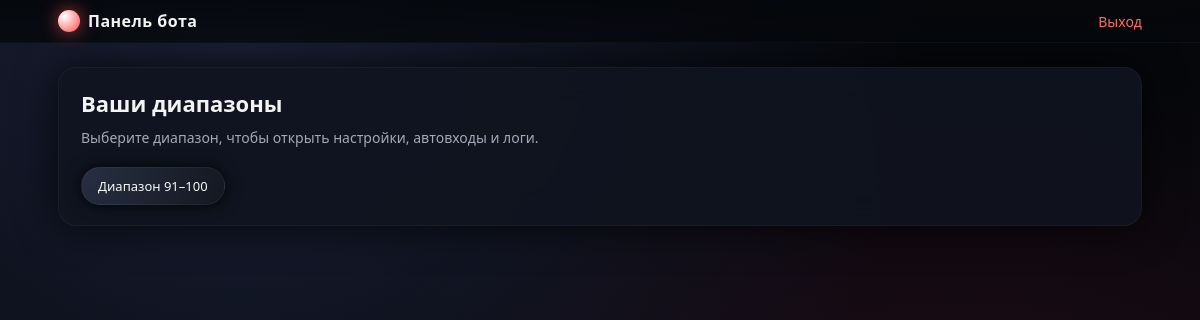
The app's page /cabinet (signed in), older data.
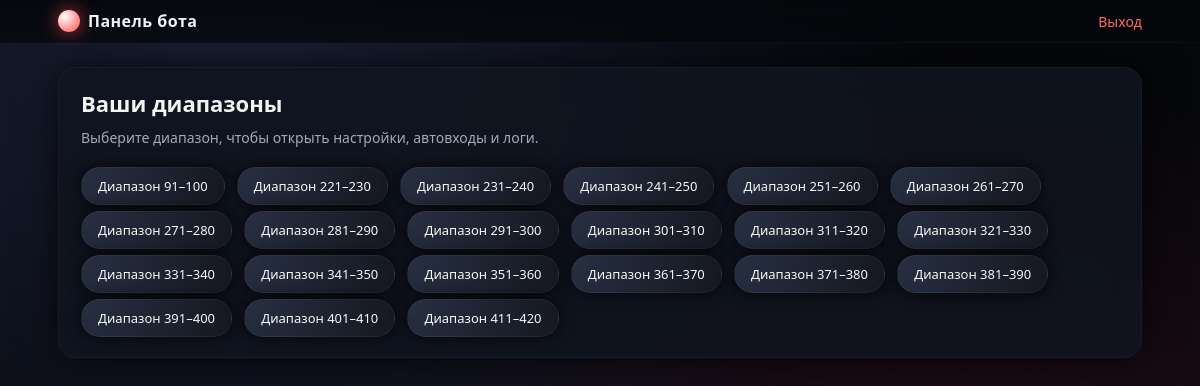
The same page, newer data.
### server.py (models this page shows)
class NumberRange(db.Model):
    id = db.Column(db.Integer, primary_key=True)
    user_id = db.Column(db.Integer, db.ForeignKey("user.id"), nullable=False)
    start = db.Column(db.Integer, nullable=False)
    end = db.Column(db.Integer, nullable=False)
    win_group = db.Column(db.String(8), default="right")  # "left" / "right"
    games_completed = db.Column(db.Integer, default=0)
    autologin_text = db.Column(db.Text)  # <-- ДОБАВЛЕНО
    jobs = db.relationship(
        "AutoLoginJob",
        backref="range",
        lazy=True,
        cascade="all, delete-orphan",
    )
    logs = db.relationship(
        "AutoLoginLog",
        backref="range",
        lazy=True,
        cascade="all, delete-orphan",
    )
    commands = db.relationship(
        "RangeCommand",
        backref="range",
        lazy=True,
        cascade="all, delete-orphan",
    )
    account_states = db.relationship(
        "AccountState",
        backref="range",
        lazy=True,
        cascade="all, delete-orphan",
    )
    client_updates = db.relationship(
        "ClientUpdate",
        backref="range",
        lazy=True,
        cascade="all, delete-orphan",
    )

### server.py (the view)
@app.route("/cabinet")
@login_required
def user_dashboard():
    user = current_user()
    ranges = NumberRange.query.filter_by(user_id=user.id).order_by(
        NumberRange.start
    ).all()
    return render_template(
        "user_dashboard.html",
        user=user,
        ranges=ranges,
    )

### server.py (called while the page is built)
def login_required(f):
    @wraps(f)
    def wrapper(*args, **kwargs):
        if "user_id" not in session:
            return redirect(url_for("login"))
        return f(*args, **kwargs)
    return wrapper

def current_user():
    if "user_id" not in session:
        return None
    return User.query.get(session["user_id"])

@app.context_processor
def inject_current_user():
    return {"current_user": current_user()}

    @property
    def is_staff(self) -> bool:
        return bool(self.is_admin or self.is_super_admin)

### templates/user_dashboard.html (shortened to what this page needs)
{% extends "base.html" %}
{% block content %}
<h2>Ваши диапазоны</h2>
<p>Выберите диапазон, чтобы открыть настройки, автовходы и логи.</p>
{% if not ranges %}
    <p style="margin-top:10px;">Админ ещё не выдал вам диапазоны.</p>
{% else %}
    <div style="margin-top:14px;">
        {% for r in ranges %}
            <a href="{{ url_for('user_range', range_id=r.id) }}" class="range-pill">
                Диапазон {{ r.start }}–{{ r.end }}
            </a>
        {% endfor %}
    </div>
{% endif %}
{% endblock %}

### templates/base.html (shortened to what this page needs)
<!doctype html>
<html lang="ru">
<head>
</head>
<body>
<div class="topbar-wrap">
    <div class="topbar">
        <div class="logo">
            <div class="logo-mark"></div>
            <div>Панель бота</div>
        </div>
        <div class="topbar-right">
            {% if current_user %}
                <a href="{{ url_for('logout') }}">Выход</a>
            {% endif %}
        </div>
    </div>
</div>
<div class="page">
    {% block main %}
    <div class="container">
        <div class="card">
            {% block content %}{% endblock %}
        </div>
    </div>
    {% endblock %}
</div>
</body>
</html>

### templates/base.html (style rules this page uses)
:root { --bg: #05070b; --card: rgba(16, 21, 32, 0.9); --card-soft: rgba(15, 20, 30, 0.8); --accent: #ff4b4b; --accent-soft: #ff6a6a; --text-main: #f3f3f3; --text-muted: #a4a9b8; --border-subtle: rgba(255,255,255,0.04); --shadow-soft: 0 0 40px rgba(0,0,0,0.75); --radius-lg: 18px; --transition-fast: 0.18s ease-out; }
* { box-sizing: border-box; }
body { margin: 0; min-height: 100vh; font-family: system-ui, -apple-system, BlinkMacSystemFont, "Segoe UI", sans-serif; background: radial-gradient(circle at 20% 0%, #1b2138 0, transparent 55%), radial-gradient(circle at 80% 100%, #361121 0, transparent 60%), var(--bg); color: var(--text-main); display: flex; flex-direction: column; }
a { color: var(--accent-soft); text-decoration: none; transition: color var(--transition-fast); }
.topbar-wrap { position: sticky; top: 0; z-index: 50; backdrop-filter: blur(14px); background: linear-gradient(to bottom, rgba(5, 7, 11, 0.92), rgba(5, 7, 11, 0.75) ); border-bottom: 1px solid rgba(255,255,255,0.03); }
.topbar { max-width: 1120px; margin: 0 auto; padding: 10px 18px; display: flex; justify-content: space-between; align-items: center; }
.logo { display: flex; align-items: center; gap: 8px; font-weight: 600; letter-spacing: 0.03em; }
.logo-mark { width: 22px; height: 22px; border-radius: 999px; background: radial-gradient(circle at 30% 30%, #ffffff, #ff4b4b); box-shadow: 0 0 18px rgba(255, 75, 75, 0.7); }
.topbar-right a { color: var(--accent-soft); font-size: 14px; margin-left: 14px; }
.page { flex: 1; }
.container { max-width: 1120px; margin: 24px auto; padding: 0 18px 26px; }
.card { background: var(--card); border-radius: var(--radius-lg); padding: 20px 22px; box-shadow: var(--shadow-soft); border: 1px solid var(--border-subtle); backdrop-filter: blur(18px); }
h1, h2, h3 { margin: 0 0 10px; font-weight: 600; }
h2 { font-size: 22px; }
p { margin: 0 0 10px; color: var(--text-muted); font-size: 14px; }
.range-pill { display: inline-flex; align-items: center; justify-content: center; padding: 9px 16px; border-radius: 999px; background: radial-gradient(circle at 0 0, #272f42, #151821); border: 1px solid rgba(255,255,255,0.05); color: #f7f7f7; font-size: 13px; margin: 6px 8px 0 0; box-shadow: 0 0 16px rgba(0,0,0,0.8); transition: transform var(--transition-fast), box-shadow var(--transition-fast), border-color var(--transition-fast); }

Row changes from the older to the newer data that the page shows:
added NumberRange: start "221", end "230"
added NumberRange: start "231", end "240"
added NumberRange: start "241", end "250"
added NumberRange: start "251", end "260"
added NumberRange: start "261", end "270"
added NumberRange: start "271", end "280"
added NumberRange: start "281", end "290"
added NumberRange: start "291", end "300"
added NumberRange: start "301", end "310"
added NumberRange: start "311", end "320"
added NumberRange: start "321", end "330"
added NumberRange: start "331", end "340"
added NumberRange: start "341", end "350"
added NumberRange: start "351", end "360"
added NumberRange: start "361", end "370"
added NumberRange: start "371", end "380"
added NumberRange: start "381", end "390"
added NumberRange: start "391", end "400"
added NumberRange: start "401", end "410"
added NumberRange: start "411", end "420"
